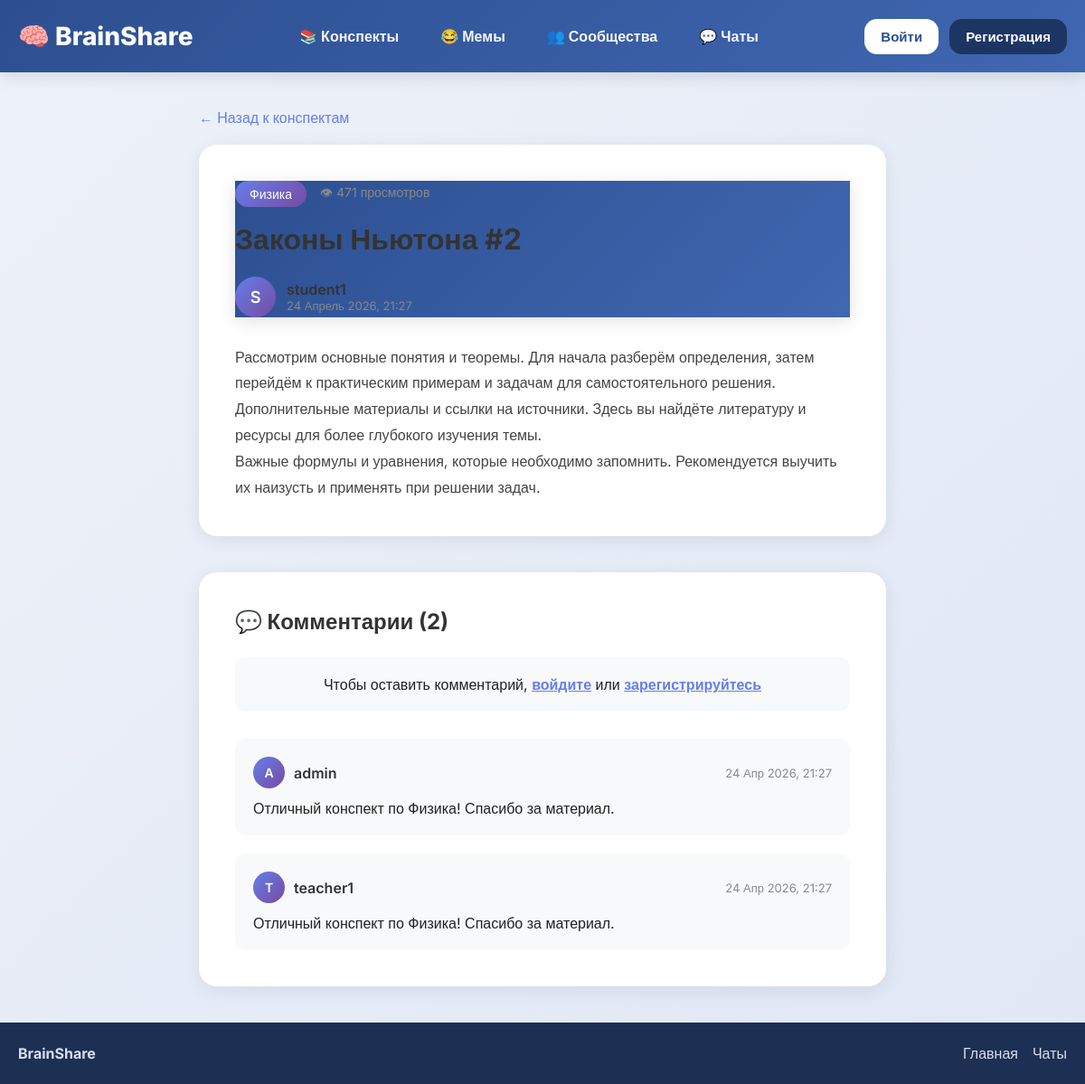
The app's page /notes/note/20/ with its own data.
### notes/models.py (models this page shows, shortened)
class Note(models.Model):
    title = models.CharField(max_length=200, verbose_name="Заголовок")
    content = models.TextField(verbose_name="Содержание")
    image = models.ImageField(
        upload_to='notes_images/',
        verbose_name="Изображение",
        blank=True,
        null=True
    )
    author = models.ForeignKey(
        User,
        on_delete=models.CASCADE,
        related_name='notes',
        verbose_name="Автор"
    )
    created_at = models.DateTimeField(auto_now_add=True, verbose_name="Дата создания")
    updated_at = models.DateTimeField(auto_now=True, verbose_name="Дата обновления")
    is_public = models.BooleanField(default=True, verbose_name="Публичная")
    views_count = models.IntegerField(default=0, verbose_name="Просмотров")
    subject = models.CharField(max_length=100, verbose_name="Предмет", blank=True)
    class Meta:
        verbose_name = "Конспект"
        verbose_name_plural = "Конспекты"
        ordering = ['-created_at']

class Comment(models.Model):
    note = models.ForeignKey(
        'Note',
        verbose_name='Конспект',
        on_delete=models.CASCADE,
        related_name='comments'
    )
    author = models.ForeignKey(
        User,
        verbose_name='Автор',
        on_delete=models.CASCADE,
        related_name='notes_comments'
    )
    text = models.TextField('Текст комментария')
    created_at = models.DateTimeField('Дата создания', auto_now_add=True)
    class Meta:
        verbose_name = 'Комментарий'
        verbose_name_plural = 'Комментарии'
        ordering = ['-created_at']

### notes/views.py (the view)
# urls.py: path('note/<int:note_id>/', views.note_detail, name='note_detail'),
def note_detail(request, note_id):
    note = get_object_or_404(Note, id=note_id)
    comments = note.comments.all().order_by('-created_at')
    note.views_count += 1
    note.save(update_fields=['views_count'])
    viewed_ids = request.session.get('viewed_notes', [])
    if note_id in viewed_ids:
        viewed_ids.remove(note_id)
    viewed_ids.insert(0, note_id)
    request.session['viewed_notes'] = viewed_ids[:10]
    request.session.modified = True
    if request.method == 'POST':
        if not request.user.is_authenticated:
            return redirect('users:login')
        form = CommentForm(request.POST)
        if form.is_valid():
            new_comment = form.save(commit=False)
            new_comment.note = note
            new_comment.author = request.user
            new_comment.save()
            messages.success(request, 'Комментарий добавлен!')
            return redirect('notes:note_detail', note_id=note.id)
    else:
        form = CommentForm()
    context = {
        'note': note,
        'comments': comments,
        'form': form
    }
    return render(request, 'notes/detail.html', context)

### notes/templates/notes/detail.html (shortened to what this page needs)
{% extends 'base.html' %}
{% block content %}
<div class="note-detail-page">
    <a href="{% url 'notes:note_list' %}" class="back-link">← Назад к конспектам</a>
    <article class="note-detail">
        <header class="note-header">
            <div class="note-meta">
                <span class="subject-tag">{{ note.subject|default:"Без предмета" }}</span>
                <span class="views-count">👁 {{ note.views_count }} просмотров</span>
            </div>
            <h1>{{ note.title }}</h1>
            <div class="author-info">
                <div class="author">
                    <span class="author-avatar">
                        {{ note.author.username|slice:":1"|upper }}
                    </span>
                    <div class="author-details">
                        <span class="author-name">{{ note.author.username }}</span>
                        <span class="date">{{ note.created_at|date:"d F Y, H:i" }}</span>
                    </div>
                </div>
            </div>
        </header>
        <div class="note-content">
            {{ note.content|linebreaks }}
        </div>
    </article>
    <section class="comments-section">
        <h2>💬 Комментарии ({{ comments.count }})</h2>
        {% if user.is_authenticated %}
        <form method="post" class="comment-form">
            {% csrf_token %}
            <div class="form-group">
                <textarea name="text" id="id_text" rows="3" placeholder="Напишите комментарий..." required></textarea>
            </div>
            <button type="submit" class="btn-submit">Отправить комментарий</button>
        </form>
        {% else %}
        <div class="login-prompt">
            <p>Чтобы оставить комментарий, <a href="{% url 'users:login' %}">войдите</a> или <a href="{% url 'users:register' %}">зарегистрируйтесь</a></p>
        </div>
        {% endif %}
        {% if comments %}
        <div class="comments-list">
            {% for comment in comments %}
            <div class="comment">
                <div class="comment-header">
                    <div class="comment-author">
                        <span class="author-avatar">
                            {{ comment.author.username|slice:":1"|upper }}
                        </span>
                        <span class="author-name">{{ comment.author.username }}</span>
                    </div>
                    <span class="comment-date">{{ comment.created_at|date:"d M Y, H:i" }}</span>
                </div>
                <p class="comment-text">{{ comment.text|linebreaks }}</p>
            </div>
            {% endfor %}
        </div>
        {% else %}
        <p class="no-comments">Комментариев пока нет. Будьте первым!</p>
        {% endif %}
    </section>
</div>
{% endblock %}

### brainshare/templates/base.html (style rules this page uses)
* { margin: 0; padding: 0; box-sizing: border-box; }
body { font-family: 'Inter', sans-serif; background: linear-gradient(135deg, #eef2f9 0%, #dfe7f5 100%); min-height: 100vh; display: flex; flex-direction: column; color: #222; }
header { background: linear-gradient(135deg, #2d4f91, #4067b1); box-shadow: 0 4px 18px rgba(0,0,0,0.12); }

### notes/templates/notes/detail.html (style rules this page uses)
.note-detail-page { max-width: 800px; margin: 0 auto; padding: 40px 20px; }
.back-link { color: #667eea; text-decoration: none; font-weight: 500; display: inline-block; margin-bottom: 20px; }
.note-detail { background: white; border-radius: 20px; padding: 40px; margin-bottom: 40px; box-shadow: 0 4px 20px rgba(0,0,0,0.08); }
.note-header { margin-bottom: 30px; }
.note-meta { display: flex; gap: 15px; align-items: center; margin-bottom: 15px; }
.subject-tag { background: linear-gradient(135deg, #667eea, #764ba2); color: white; padding: 6px 16px; border-radius: 20px; font-size: 14px; font-weight: 500; }
.views-count { color: #888; font-size: 14px; }
.note-detail h1 { font-size: 32px; color: #333; margin-bottom: 20px; line-height: 1.3; }
.author-info { display: flex; justify-content: space-between; align-items: center; flex-wrap: wrap; gap: 20px; }
.author { display: flex; align-items: center; gap: 12px; }
.author-avatar { width: 45px; height: 45px; border-radius: 50%; background: linear-gradient(135deg, #667eea, #764ba2); color: white; display: flex; align-items: center; justify-content: center; font-size: 18px; font-weight: 600; }
.author-details { display: flex; flex-direction: column; }
.author-name { font-weight: 600; color: #333; }
.date { color: #888; font-size: 13px; }
.note-content { font-size: 16px; line-height: 1.8; color: #444; }
.comments-section { background: white; border-radius: 20px; padding: 40px; box-shadow: 0 4px 20px rgba(0,0,0,0.08); }
.comments-section h2 { font-size: 24px; margin-bottom: 25px; color: #333; }
.login-prompt { background: #f8f9fa; padding: 20px; border-radius: 12px; text-align: center; margin-bottom: 30px; }
.login-prompt a { color: #667eea; font-weight: 600; }
.comments-list { display: flex; flex-direction: column; gap: 20px; }
.comment { background: #f8f9fa; border-radius: 12px; padding: 20px; }
.comment-header { display: flex; justify-content: space-between; align-items: center; margin-bottom: 12px; }
.comment-author { display: flex; align-items: center; gap: 10px; }
.comment-author .author-avatar { width: 35px; height: 35px; font-size: 14px; }
.comment-author .author-name { font-weight: 600; color: #333; }
.comment-date { color: #888; font-size: 13px; }
.comment-text { color: #444; line-height: 1.6; }

### records on screen
Note: subject "Физика", views_count "471", title "Законы Ньютона #2", author.username "S", author.username "student1", created_at "24 Апрель 2026, 21:27", content "Рассмотрим основные понятия и теоремы. Для начала разберём определения, затем перейдём к практическим примерам и задачам для самостоятельного решения. Дополнительные материалы и ссылки на источники. Здесь вы найдёте литературу и ресурсы для более глубокого изучения темы. Важные формулы и уравнения, которые необходимо запомнить. Рекомендуется выучить их наизусть и применять при решении задач."
Comment: author.username "A", author.username "admin", created_at "24 Апр 2026, 21:27", text "Отличный конспект по Физика! Спасибо за материал."
Comment: author.username "T", author.username "teacher1", created_at "24 Апр 2026, 21:27", text "Отличный конспект по Физика! Спасибо за материал."

### other values on screen
{{ comments.count }} "2"
